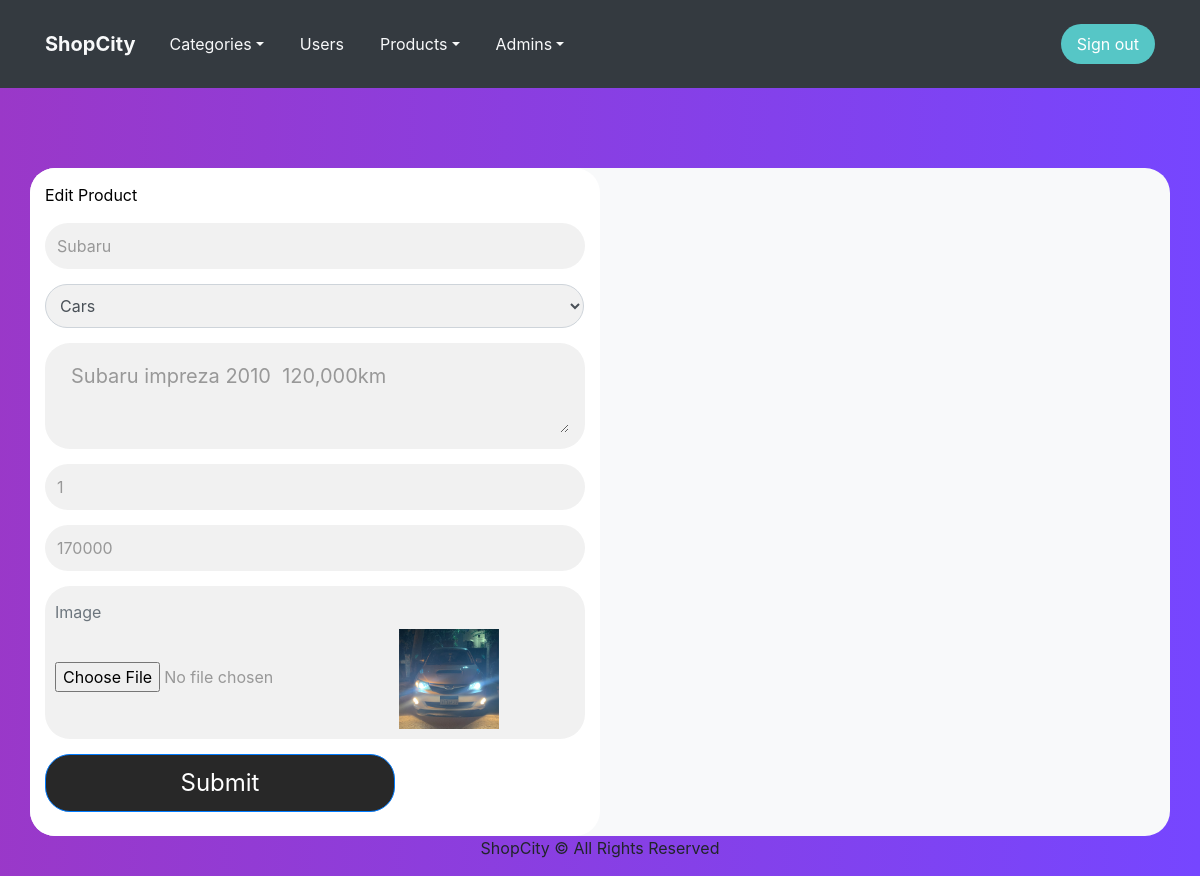
Screenshot of /d/admin/edit_product.php?id=1 with the database file from the repository.
### tables this page shows
CREATE TABLE `products` (
  `ProdID` int(11) NOT NULL,
  `PName` varchar(100) NOT NULL,
  `CatID` int(11) NOT NULL,
  `PDescription` text NOT NULL,
  `PQuantity` int(11) NOT NULL,
  `PPrice` double NOT NULL,
  `PImage` text NOT NULL
);

CREATE TABLE `categories` (
  `CategoryID` int(11) NOT NULL,
  `CategoryName` varchar(50) NOT NULL
);

### d/inc/functions.php (called while the page is built, shortened)
<?php
function cleanui($userinput)
{
    global $con;
    if (empty($userinput))
    {
        return false;
    }
    else
    {
        $userinput = htmlspecialchars($userinput);
        $userinput = mysqli_real_escape_string($con, $userinput);
    }
    return $userinput;
}
?>

### d/admin/edit_product.php (the view, shortened to what this page needs)
<?php
include('assets/header.php');
include('../inc/config.php');
$id=cleanui($_GET['id']);
$query="SELECT * FROM `products` WHERE `ProdID`=$id";
$result=mysqli_query($con, $query);
$rowdata=mysqli_fetch_array($result);
?>
    <div class="container d-lg-flex justify-content-lg-center align-items-lg-center infoboxdiv">
    </div>
    <div class="container tablediv">
        <div class="row" style="color: rgb(255,255,255);">
            <div class="col-md-6" style="background: #ffffff;border-radius: 25px;">
                <p style="margin-top: 15px;color: black;">Edit Product</p>
                <form action="assets/functions/editproduct.php?id=<?php echo $id; ?>" enctype="multipart/form-data" method="post">
                <div>
                        <div data-bss-hover-animate="pulse" class="inputdiv"><input type="text" placeholder="Name" name="pname" value="<?php echo $rowdata['PName'] ?>" required></div>
                        <div style="background: #ffffff;border-radius: 25px;margin-top: 10px;width: 540px;">
                                <select class="form-control inputdiv" name="catid">
                                    <?php
                                    $query="select * from categories";
                                    $result=mysqli_query($con, $query);
                                    while($row=mysqli_fetch_array($result))
                                    {
                                    ?>
                                        <option <?php if($rowdata['CatID']==$row['CategoryID']) echo 'selected'; ?> value="<?php echo $row['CategoryID']; ?>"><?php echo $row['CategoryName']; ?></option>
                                    <?php
                                    }
                                    ?>
                                </select>
                        </div>
                        <div data-bss-hover-animate="pulse" class="inputdiv">
                            <textarea class="form-control-lg" style="background: rgba(255,255,255,0);border-style: none;color: rgb(152,152,152);width: 514px;height: 80px;" name="pdescription" placeholder="Description" required><?php echo $rowdata['PDescription'] ?></textarea>
                        </div>
                        <div data-bss-hover-animate="pulse" class="inputdiv">
                            <input type="number" placeholder="Quantity" name="pquantity" value="<?php echo $rowdata['PQuantity']; ?>" required>
                        </div>
                        <div data-bss-hover-animate="pulse" class="inputdiv">
                            <input type="number" placeholder="Price" name="pprice" value="<?php echo $rowdata['PPrice']; ?>"  required>
                        </div>
                        <div data-bss-hover-animate="pulse" class="inputdiv">
                            <span class="form-text text-muted" style="margin: 4px 0px 0px;margin-bottom: 5px;">Image</span>
                            <input type="file" name="pimage"><img src="../images/<?php echo $rowdata['PImage']; ?>" width="100px" height="100px">
                        </div>
                </div>
                <div></div><button class="logbutt btn btn-primary" data-bss-hover-animate="pulse" type="submit">Submit</button><div><br></div>
                </form>
            </div>
        </div>
    </div>
<?php include('assets/footer.php'); ?>

### d/admin/assets/css/style.css (style rules this page uses)
body { background: linear-gradient(-89deg, rgb(118,70,255) 0%, rgb(154,56,200) 100%); }
.inputdiv { background: #f1f1f1; border-radius: 25px; padding: 10px; margin-top: 15px; }
.inputdiv > input { background: rgba(255,255,255,0); border-style: none; color: rgb(152,152,152); }
.logbutt { border-radius: 25px; background: #282828; width: 350px; margin-top: 15px; font-size: 24px; padding: 10px; }
.infoboxdiv { height: 79.7969px; }
.tablediv { background: var(--light) !important; border-radius: 25px; }
select { color: rgb(117,117,156); background: rgb(241,241,241); width: 539.031px !important; height: auto !important; }

### rows the page displays
products: pname "Subaru", catid "Cars", pdescription "Subaru impreza 2010 120,000km", pquantity "1", pprice "170000", PImage (picture)
